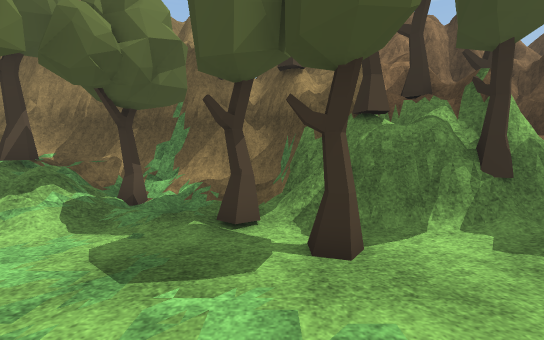
View 1 (above)

16 first-person views from a walk through a scene from a Unity 3-D project. The camera is 1.4 m above the floor, tilts 4° down and sees 90° across. The floor is counted in squares, 1 m on a side. Each view is taken from the middle of a square. On the plan, view 1 faces up. The plan holds only what a view shows up to about 13 squares ahead; the rest is blank. The place goes on beyond the plan. Some animated figures are left out. Some surface patterns are stand-ins.

View 2
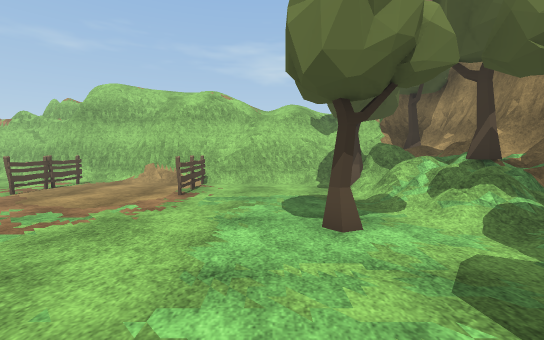

View 3
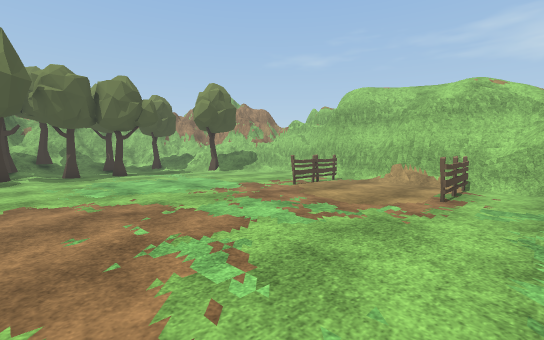

View 4
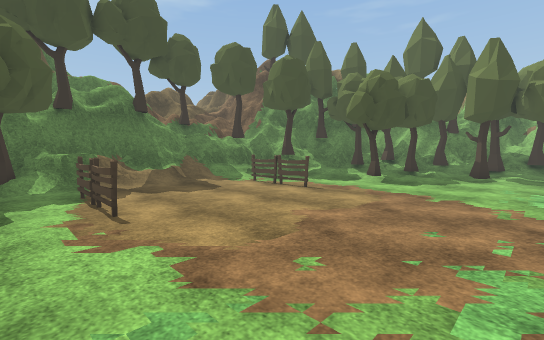

View 5
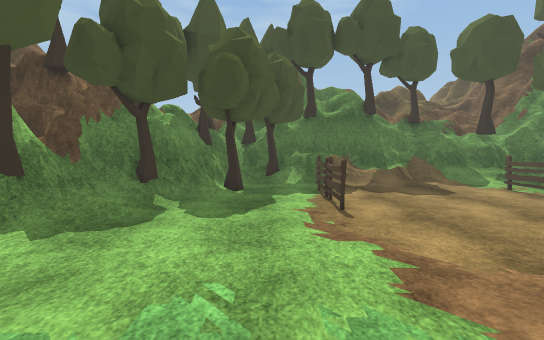

View 6
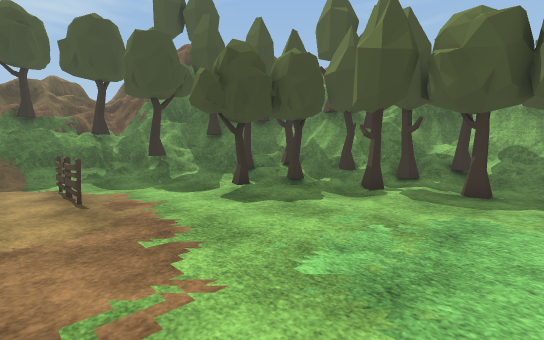

View 7
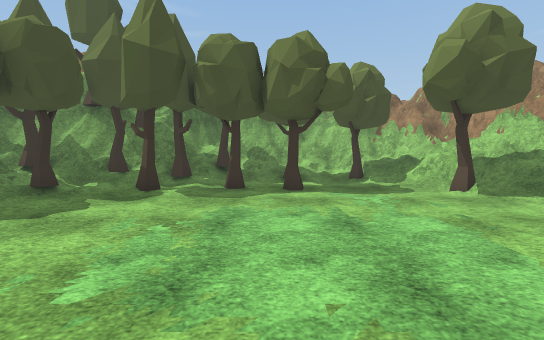

View 8
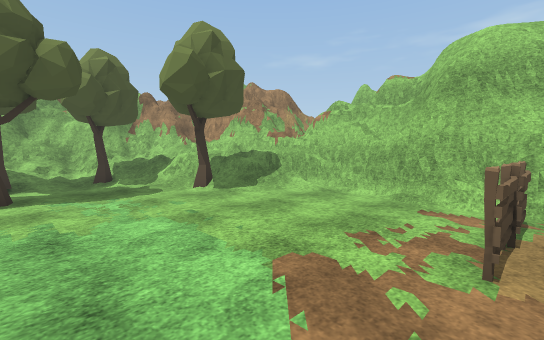

View 9
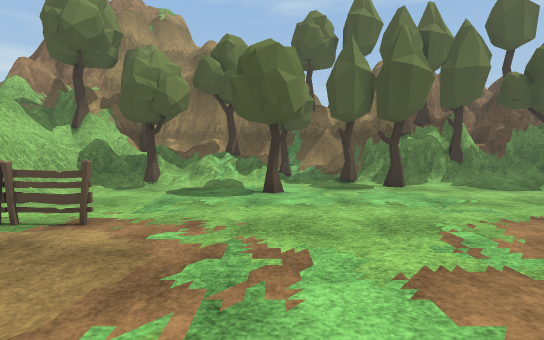

View 10
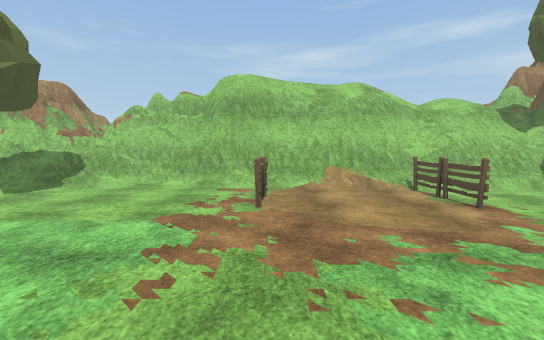

View 11
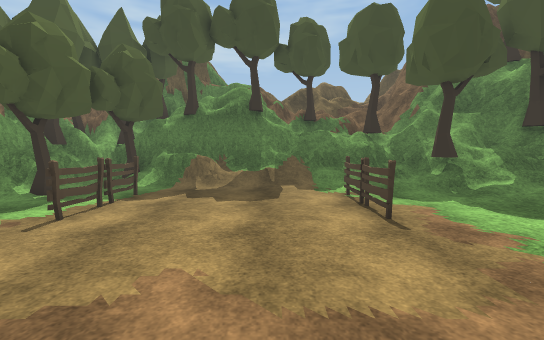

View 12
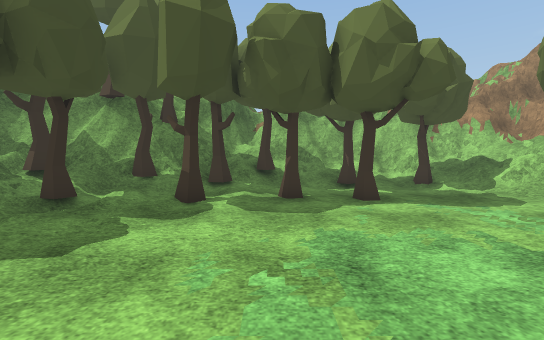

View 13
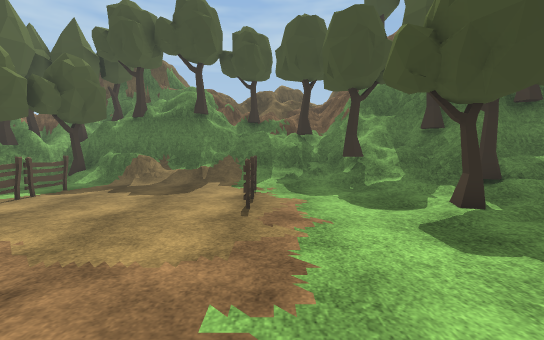

View 14
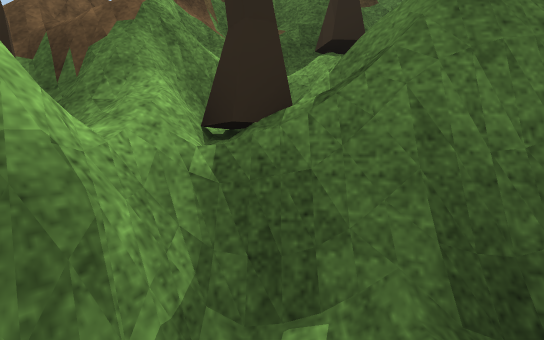

View 15
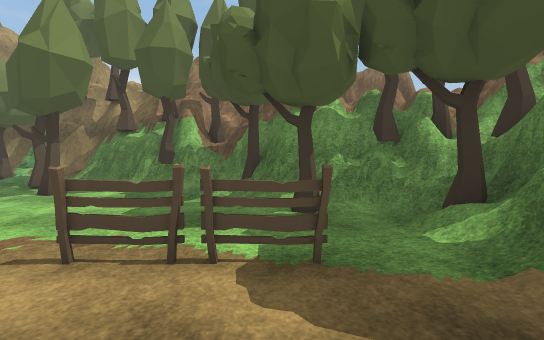

View 16
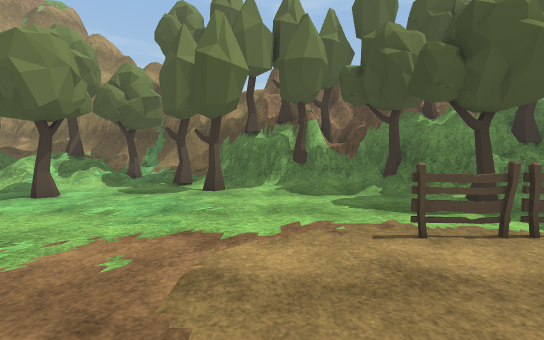

### Floor plan
Key: @ floor where view 1 was taken; # wall or solid block; . main floor; : floor 0.25 m higher than the main floor; + floor 1 m higher than the main floor; * floor 1.25 m higher than the main floor; % floor 1.5 m higher than the main floor; & floor 1.75 m higher than the main floor; / step, stairs or slope; = window, fence, low wall or low ledge; ^ raised ledge; T tree; F fence; O other object.
Columns run from 14 left of view 1 to 14 right of it. Each row starts with its distance up from view 1.
  8        ########
  7       ###=#T=###
  6      ##=T+#///=#######
  5    ####==////TT=####=###
  4   ##=T==//.....T..///T##    #
  3   #=...............///=######
  2   #=......T.........../####^#
  1   #=...................T./OT#
  0   ##..........@........../T##
 -1  #^=...................../T##
 -2  ##FFFF............FFFFF.=##
 -3   #/.....................=##
 -4   #/...................../=#
 -5   #/...................../=#
 -6  ##....................../=#
 -7  #=FFFF................../=##
 -8  ##.................FFFF:/^^#
 -9  #=.....................:/#^
-10  #/....................///##
-11  #.....................::=##
-12  #..................../TT=#
-13  #/...............:T://=###
-14 ##//............::/T//####
-15 ##=//...........:/T//T##
-16 #=+//T.........T/////##
-17 #=#*//....T.TT:.:///T##
-18 ###%*//.......:T/T#==#
-19  #&&///T..T/.//T=#####
-20  ##&*//T//T//T+=##
-21  #===#//////==%##
-22  ########====#=#
-23        #######

Positions as (right, up) in squares from view 1, and headings:
1: (0, 0), facing up
2: (1, 1), facing left
3: (1, 0), facing down-left
4: (-1, 0), facing down-right
5: (-1, 0), facing right
6: (-3, -7), facing down-right
7: (-3, -7), facing down
8: (-4, -7), facing down-left
9: (-4, -7), facing up
10: (-1, -7), facing left
11: (0, -6), facing right
12: (-1, -9), facing down
13: (-1, -9), facing right
14: (11, 1), facing right
15: (8, -5), facing up
16: (3, -6), facing up
